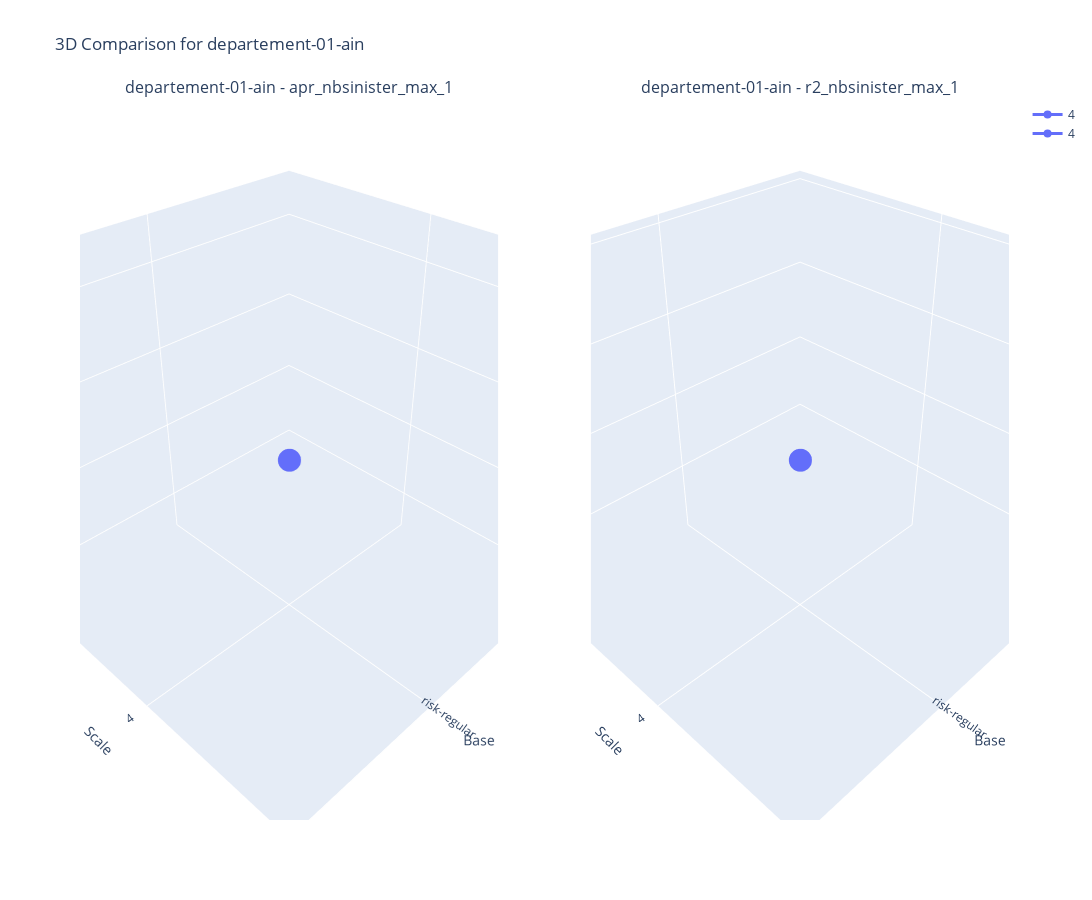
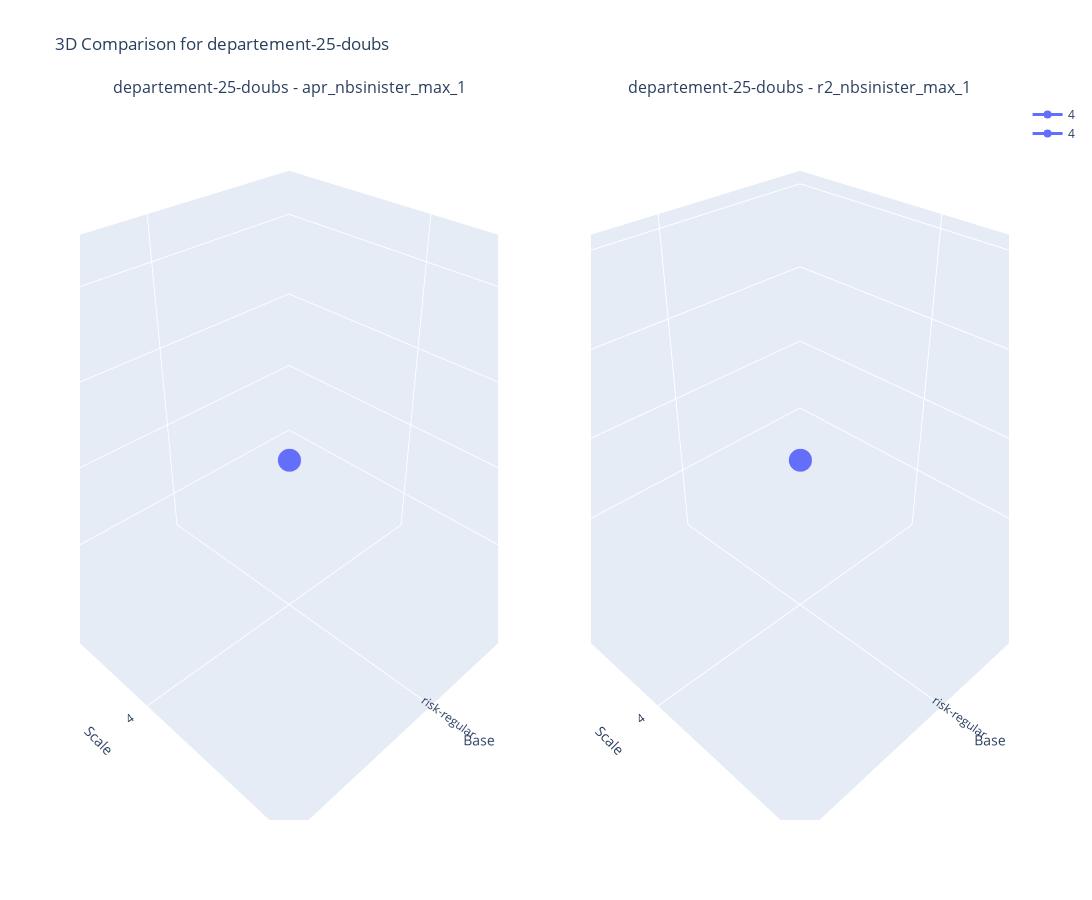
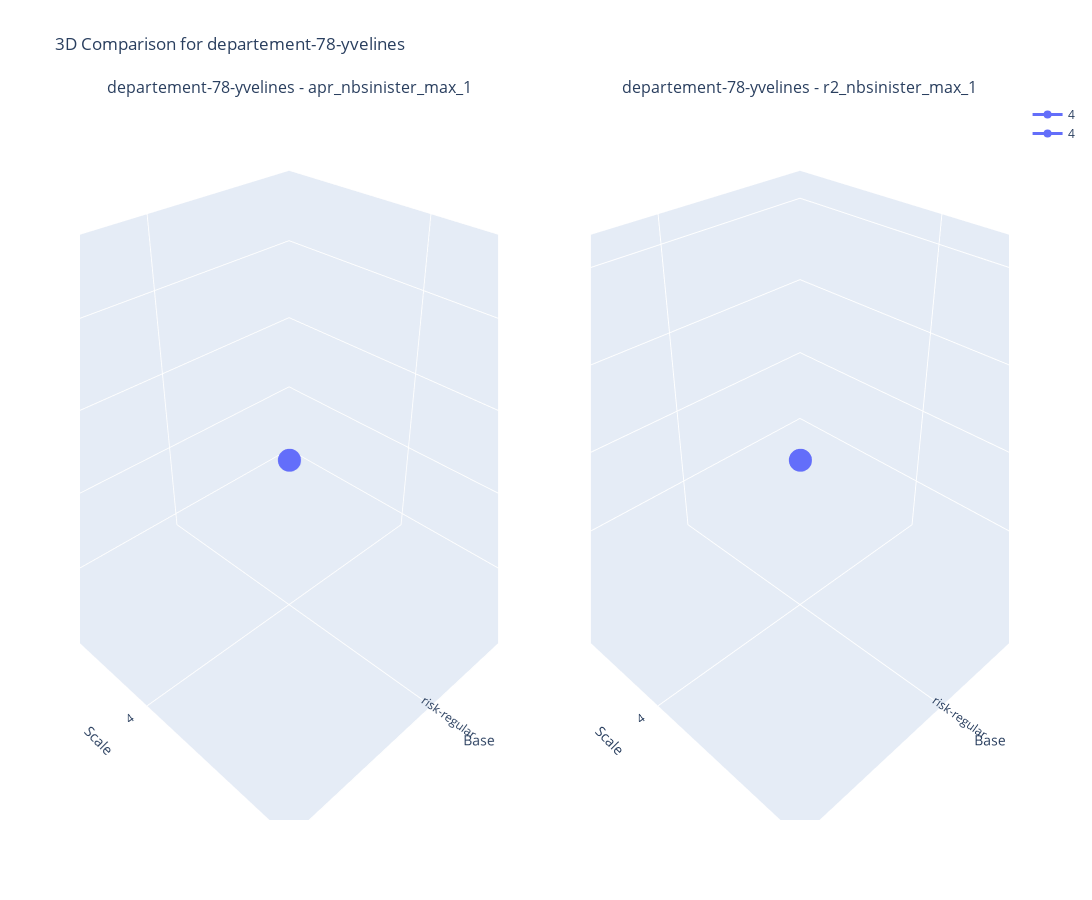

Write notebook code for charts like these, in order.
### Code cell
compare_models_2d(df, df.Department.unique(), dept_markers, ['apr_nbsinister_max_1', 'r2_nbsinister_max_1'],  'Base', 'Scale', 'Scale')

### Figure 1 — Plotly figure (JSON) as saved in the notebook; plotly's stock layout.template omitted (floating-point values rounded to 4 significant figures)
{"data": [{"line": {"color": "#636EFA", "width": 3}, "marker": {"color": "#636EFA", "size": 8}, "mode": "lines+markers", "name": "4", "scene": "scene", "type": "scatter3d", "x": [0], "y": [0], "z": [0.25]}, {"line": {"color": "#636EFA", "width": 3}, "marker": {"color": "#636EFA", "size": 8}, "mode": "lines+markers", "name": "4", "scene": "scene2", "type": "scatter3d", "x": [0], "y": [0], "z": [0.0441]}], "layout": {"annotations": [{"font": {"size": 16}, "showarrow": false, "text": "departement-01-ain - apr_nbsinister_max_1", "x": 0.225, "xanchor": "center", "xref": "paper", "y": 1, "yanchor": "bottom", "yref": "paper"}, {"font": {"size": 16}, "showarrow": false, "text": "departement-01-ain - r2_nbsinister_max_1", "x": 0.775, "xanchor": "center", "xref": "paper", "y": 1, "yanchor": "bottom", "yref": "paper"}], "height": 900, "scene": {"domain": {"x": [0, 0.45], "y": [0, 1]}, "xaxis": {"ticktext": ["risk-regular"], "tickvals": [0], "title": {"text": "Base"}}, "yaxis": {"ticktext": ["4"], "tickvals": [0], "title": {"text": "Scale"}}, "zaxis": {"title": {"text": "apr_nbsinister_max_1"}}}, "scene2": {"domain": {"x": [0.55, 1], "y": [0, 1]}, "xaxis": {"ticktext": ["risk-regular"], "tickvals": [0], "title": {"text": "Base"}}, "yaxis": {"ticktext": ["4"], "tickvals": [0], "title": {"text": "Scale"}}, "zaxis": {"title": {"text": "r2_nbsinister_max_1"}}}, "showlegend": true, "title": {"text": "3D Comparison for departement-01-ain"}, "width": 1600}}

### Figure 2 — Plotly figure (JSON) as saved in the notebook; plotly's stock layout.template omitted (floating-point values rounded to 4 significant figures)
{"data": [{"line": {"color": "#636EFA", "width": 3}, "marker": {"color": "#636EFA", "size": 8}, "mode": "lines+markers", "name": "4", "scene": "scene", "type": "scatter3d", "x": [0], "y": [0], "z": [0.25]}, {"line": {"color": "#636EFA", "width": 3}, "marker": {"color": "#636EFA", "size": 8}, "mode": "lines+markers", "name": "4", "scene": "scene2", "type": "scatter3d", "x": [0], "y": [0], "z": [0.07316]}], "layout": {"annotations": [{"font": {"size": 16}, "showarrow": false, "text": "departement-25-doubs - apr_nbsinister_max_1", "x": 0.225, "xanchor": "center", "xref": "paper", "y": 1, "yanchor": "bottom", "yref": "paper"}, {"font": {"size": 16}, "showarrow": false, "text": "departement-25-doubs - r2_nbsinister_max_1", "x": 0.775, "xanchor": "center", "xref": "paper", "y": 1, "yanchor": "bottom", "yref": "paper"}], "height": 900, "scene": {"domain": {"x": [0, 0.45], "y": [0, 1]}, "xaxis": {"ticktext": ["risk-regular"], "tickvals": [0], "title": {"text": "Base"}}, "yaxis": {"ticktext": ["4"], "tickvals": [0], "title": {"text": "Scale"}}, "zaxis": {"title": {"text": "apr_nbsinister_max_1"}}}, "scene2": {"domain": {"x": [0.55, 1], "y": [0, 1]}, "xaxis": {"ticktext": ["risk-regular"], "tickvals": [0], "title": {"text": "Base"}}, "yaxis": {"ticktext": ["4"], "tickvals": [0], "title": {"text": "Scale"}}, "zaxis": {"title": {"text": "r2_nbsinister_max_1"}}}, "showlegend": true, "title": {"text": "3D Comparison for departement-25-doubs"}, "width": 1600}}

### Figure 3 — Plotly figure (JSON) as saved in the notebook; plotly's stock layout.template omitted (floating-point values rounded to 4 significant figures)
{"data": [{"line": {"color": "#636EFA", "width": 3}, "marker": {"color": "#636EFA", "size": 8}, "mode": "lines+markers", "name": "4", "scene": "scene", "type": "scatter3d", "x": [0], "y": [0], "z": [0.41]}, {"line": {"color": "#636EFA", "width": 3}, "marker": {"color": "#636EFA", "size": 8}, "mode": "lines+markers", "name": "4", "scene": "scene2", "type": "scatter3d", "x": [0], "y": [0], "z": [0.1562]}], "layout": {"annotations": [{"font": {"size": 16}, "showarrow": false, "text": "departement-78-yvelines - apr_nbsinister_max_1", "x": 0.225, "xanchor": "center", "xref": "paper", "y": 1, "yanchor": "bottom", "yref": "paper"}, {"font": {"size": 16}, "showarrow": false, "text": "departement-78-yvelines - r2_nbsinister_max_1", "x": 0.775, "xanchor": "center", "xref": "paper", "y": 1, "yanchor": "bottom", "yref": "paper"}], "height": 900, "scene": {"domain": {"x": [0, 0.45], "y": [0, 1]}, "xaxis": {"ticktext": ["risk-regular"], "tickvals": [0], "title": {"text": "Base"}}, "yaxis": {"ticktext": ["4"], "tickvals": [0], "title": {"text": "Scale"}}, "zaxis": {"title": {"text": "apr_nbsinister_max_1"}}}, "scene2": {"domain": {"x": [0.55, 1], "y": [0, 1]}, "xaxis": {"ticktext": ["risk-regular"], "tickvals": [0], "title": {"text": "Base"}}, "yaxis": {"ticktext": ["4"], "tickvals": [0], "title": {"text": "Scale"}}, "zaxis": {"title": {"text": "r2_nbsinister_max_1"}}}, "showlegend": true, "title": {"text": "3D Comparison for departement-78-yvelines"}, "width": 1600}}
